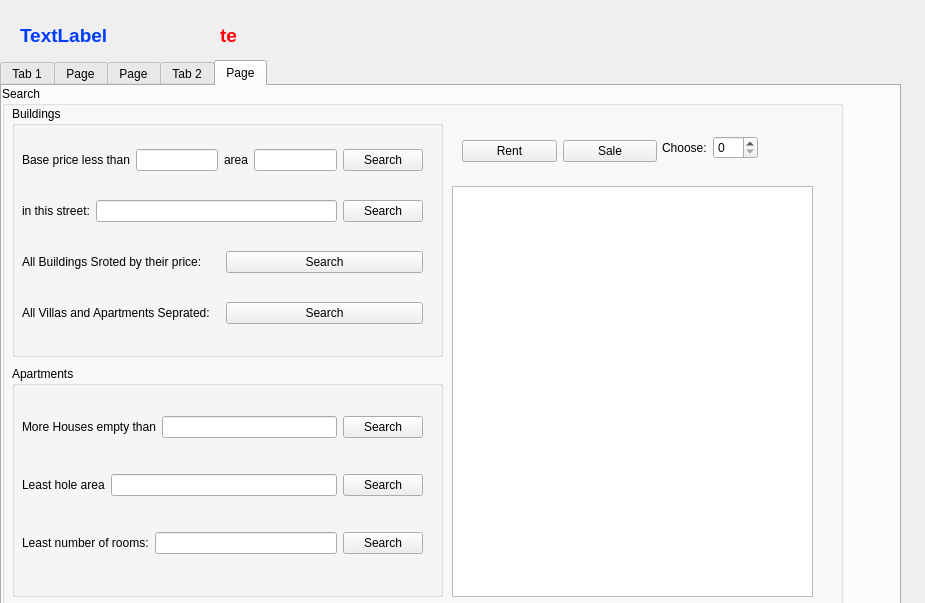
<?xml version="1.0" encoding="UTF-8"?>
<ui version="4.0">
 <class>my_profile</class>
 <widget class="QDialog" name="my_profile">
  <property name="geometry">
   <rect>
    <x>0</x>
    <y>0</y>
    <width>925</width>
    <height>603</height>
   </rect>
  </property>
  <property name="windowTitle">
   <string>Dialog</string>
  </property>
  <widget class="QTabWidget" name="tabWidget">
   <property name="geometry">
    <rect>
     <x>0</x>
     <y>60</y>
     <width>901</width>
     <height>561</height>
    </rect>
   </property>
   <property name="currentIndex">
    <number>4</number>
   </property>
   <widget class="QWidget" name="list">
    <attribute name="title">
     <string>Tab 1</string>
    </attribute>
    <widget class="QGroupBox" name="groupBox_user">
     <property name="geometry">
      <rect>
       <x>0</x>
       <y>10</y>
       <width>891</width>
       <height>331</height>
      </rect>
     </property>
     <property name="font">
      <font>
       <pointsize>26</pointsize>
      </font>
     </property>
     <property name="title">
      <string>User</string>
     </property>
     <widget class="QWidget" name="layoutWidget">
      <property name="geometry">
       <rect>
        <x>0</x>
        <y>40</y>
        <width>871</width>
        <height>291</height>
       </rect>
      </property>
      <layout class="QHBoxLayout" name="horizontalLayout">
       <item>
        <layout class="QVBoxLayout" name="verticalLayout_2">
         <item>
          <layout class="QHBoxLayout" name="horizontalLayout_user">
           <item>
            <widget class="QLabel" name="label_user">
             <property name="font">
              <font>
               <pointsize>11</pointsize>
               <weight>75</weight>
               <bold>true</bold>
               <underline>true</underline>
              </font>
             </property>
             <property name="styleSheet">
              <string notr="true">color: rgb(255, 0, 0)</string>
             </property>
             <property name="text">
              <string>Username:</string>
             </property>
            </widget>
           </item>
           <item>
            <widget class="QLineEdit" name="lineEdit_user">
             <property name="minimumSize">
              <size>
               <width>300</width>
               <height>22</height>
              </size>
             </property>
             <property name="maximumSize">
              <size>
               <width>300</width>
               <height>22</height>
              </size>
             </property>
             <property name="font">
              <font>
               <pointsize>8</pointsize>
              </font>
             </property>
            </widget>
           </item>
          </layout>
         </item>
         <item>
          <layout class="QHBoxLayout" name="horizontalLayout_user_2">
           <item>
            <widget class="QLabel" name="label_pass">
             <property name="font">
              <font>
               <pointsize>11</pointsize>
               <weight>75</weight>
               <bold>true</bold>
               <underline>true</underline>
              </font>
             </property>
             <property name="styleSheet">
              <string notr="true">color: rgb(255, 0, 0)</string>
             </property>
             <property name="text">
              <string>password:</string>
             </property>
            </widget>
           </item>
           <item>
            <widget class="QLineEdit" name="lineEdit_user_">
             <property name="minimumSize">
              <size>
               <width>300</width>
               <height>22</height>
              </size>
             </property>
             <property name="maximumSize">
              <size>
               <width>300</width>
               <height>22</height>
              </size>
             </property>
             <property name="font">
              <font>
               <pointsize>8</pointsize>
              </font>
             </property>
            </widget>
           </item>
          </layout>
         </item>
         <item>
          <layout class="QHBoxLayout" name="horizontalLayout_user_3">
           <item>
            <widget class="QLabel" name="label_first_name">
             <property name="font">
              <font>
               <pointsize>11</pointsize>
               <weight>75</weight>
               <bold>true</bold>
               <underline>true</underline>
              </font>
             </property>
             <property name="styleSheet">
              <string notr="true">color: rgb(255, 0, 0)</string>
             </property>
             <property name="text">
              <string>first_name:</string>
             </property>
            </widget>
           </item>
           <item>
            <widget class="QLineEdit" name="lineEdit_first_name">
             <property name="minimumSize">
              <size>
               <width>300</width>
               <height>22</height>
              </size>
             </property>
             <property name="maximumSize">
              <size>
               <width>300</width>
               <height>22</height>
              </size>
             </property>
             <property name="font">
              <font>
               <pointsize>8</pointsize>
              </font>
             </property>
            </widget>
           </item>
          </layout>
         </item>
         <item>
          <layout class="QHBoxLayout" name="horizontalLayout_user_4">
           <item>
            <widget class="QLabel" name="label_first_name_2">
             <property name="font">
              <font>
               <pointsize>11</pointsize>
               <weight>75</weight>
               <bold>true</bold>
               <underline>true</underline>
              </font>
             </property>
             <property name="styleSheet">
              <string notr="true">color: rgb(255, 0, 0)</string>
             </property>
             <property name="text">
              <string>last_name:</string>
             </property>
            </widget>
           </item>
           <item>
            <widget class="QLineEdit" name="lineEdit_first_name_2">
             <property name="minimumSize">
              <size>
               <width>300</width>
               <height>22</height>
              </size>
             </property>
             <property name="maximumSize">
              <size>
               <width>300</width>
               <height>22</height>
              </size>
             </property>
             <property name="font">
              <font>
               <pointsize>8</pointsize>
              </font>
             </property>
            </widget>
           </item>
          </layout>
         </item>
        </layout>
       </item>
       <item>
        <layout class="QVBoxLayout" name="verticalLayout_3">
         <item>
          <layout class="QHBoxLayout" name="horizontalLayout_user_5">
           <item>
            <widget class="QLabel" name="label_first_name_3">
             <property name="font">
              <font>
               <pointsize>11</pointsize>
               <weight>75</weight>
               <bold>true</bold>
               <underline>true</underline>
              </font>
             </property>
             <property name="styleSheet">
              <string notr="true">color: rgb(255, 0, 0)</string>
             </property>
             <property name="text">
              <string>Birth_day:</string>
             </property>
            </widget>
           </item>
           <item>
            <widget class="QDateEdit" name="dateEdit">
             <property name="minimumSize">
              <size>
               <width>300</width>
               <height>30</height>
              </size>
             </property>
             <property name="font">
              <font>
               <pointsize>22</pointsize>
               <weight>50</weight>
               <bold>false</bold>
              </font>
             </property>
             <property name="styleSheet">
              <string notr="true">color:rgb(246, 119, 255);</string>
             </property>
             <property name="displayFormat">
              <string>yyyy/MM/dd</string>
             </property>
             <property name="calendarPopup">
              <bool>true</bool>
             </property>
             <property name="date">
              <date>
               <year>1999</year>
               <month>1</month>
               <day>1</day>
              </date>
             </property>
            </widget>
           </item>
          </layout>
         </item>
         <item>
          <layout class="QHBoxLayout" name="horizontalLayout_3">
           <item>
            <widget class="QLabel" name="label_3">
             <property name="minimumSize">
              <size>
               <width>100</width>
               <height>100</height>
              </size>
             </property>
             <property name="text">
              <string/>
             </property>
            </widget>
           </item>
           <item>
            <widget class="QPushButton" name="pushButton_4">
             <property name="font">
              <font>
               <pointsize>11</pointsize>
              </font>
             </property>
             <property name="text">
              <string>profile</string>
             </property>
            </widget>
           </item>
          </layout>
         </item>
        </layout>
       </item>
      </layout>
     </widget>
    </widget>
    <widget class="QPushButton" name="pushButton_2">
     <property name="geometry">
      <rect>
       <x>220</x>
       <y>360</y>
       <width>403</width>
       <height>30</height>
      </rect>
     </property>
     <property name="font">
      <font>
       <pointsize>10</pointsize>
       <weight>75</weight>
       <bold>true</bold>
      </font>
     </property>
     <property name="styleSheet">
      <string notr="true">color: rgb(255, 170, 0);
background-color: qlineargradient(spread:pad, x1:0, y1:0, x2:1, y2:0, stop:0 rgba(0, 0, 0, 255), stop:1 rgba(255, 255, 255, 255));
</string>
     </property>
     <property name="text">
      <string>Edit</string>
     </property>
    </widget>
   </widget>
   <widget class="QWidget" name="tab">
    <attribute name="title">
     <string>Page</string>
    </attribute>
    <widget class="QGroupBox" name="common">
     <property name="geometry">
      <rect>
       <x>10</x>
       <y>10</y>
       <width>871</width>
       <height>111</height>
      </rect>
     </property>
     <property name="title">
      <string>common info</string>
     </property>
     <widget class="QWidget" name="layoutWidget">
      <property name="geometry">
       <rect>
        <x>20</x>
        <y>20</y>
        <width>179</width>
        <height>24</height>
       </rect>
      </property>
      <layout class="QHBoxLayout" name="horizontalLayout_2">
       <item>
        <widget class="QLabel" name="label">
         <property name="text">
          <string>Base Price:</string>
         </property>
        </widget>
       </item>
       <item>
        <widget class="QLineEdit" name="base_price_le">
         <property name="placeholderText">
          <string>$million$</string>
         </property>
        </widget>
       </item>
      </layout>
     </widget>
     <widget class="QWidget" name="layoutWidget_2">
      <property name="geometry">
       <rect>
        <x>410</x>
        <y>20</y>
        <width>179</width>
        <height>24</height>
       </rect>
      </property>
      <layout class="QHBoxLayout" name="horizontalLayout_7">
       <item>
        <widget class="QLabel" name="label_6">
         <property name="text">
          <string>Hole Area:</string>
         </property>
        </widget>
       </item>
       <item>
        <widget class="QLineEdit" name="hole_area_le">
         <property name="placeholderText">
          <string>Square meter</string>
         </property>
        </widget>
       </item>
      </layout>
     </widget>
     <widget class="QLabel" name="label_7">
      <property name="geometry">
       <rect>
        <x>410</x>
        <y>60</y>
        <width>91</width>
        <height>22</height>
       </rect>
      </property>
      <property name="text">
       <string>Building Mode:</string>
      </property>
     </widget>
     <widget class="QComboBox" name="building_mode">
      <property name="geometry">
       <rect>
        <x>500</x>
        <y>60</y>
        <width>229</width>
        <height>22</height>
       </rect>
      </property>
     </widget>
     <widget class="QWidget" name="layoutWidget">
      <property name="geometry">
       <rect>
        <x>20</x>
        <y>60</y>
        <width>361</width>
        <height>24</height>
       </rect>
      </property>
      <layout class="QHBoxLayout" name="horizontalLayout_4">
       <item>
        <widget class="QLabel" name="label_2">
         <property name="text">
          <string>Address:</string>
         </property>
        </widget>
       </item>
       <item>
        <widget class="QLineEdit" name="address_le">
         <property name="placeholderText">
          <string/>
         </property>
        </widget>
       </item>
      </layout>
     </widget>
     <widget class="QWidget" name="layoutWidget">
      <property name="geometry">
       <rect>
        <x>760</x>
        <y>30</y>
        <width>95</width>
        <height>65</height>
       </rect>
      </property>
      <layout class="QVBoxLayout" name="verticalLayout_6">
       <item>
        <widget class="QPushButton" name="add_picture">
         <property name="text">
          <string>Add Picture</string>
         </property>
        </widget>
       </item>
       <item>
        <widget class="QPushButton" name="Insert">
         <property name="text">
          <string>Insert</string>
         </property>
        </widget>
       </item>
      </layout>
     </widget>
    </widget>
    <widget class="QWidget" name="layoutWidget">
     <property name="geometry">
      <rect>
       <x>10</x>
       <y>130</y>
       <width>871</width>
       <height>261</height>
      </rect>
     </property>
     <layout class="QHBoxLayout" name="horizontalLayout_8">
      <item>
       <widget class="QGroupBox" name="n_villa_gp">
        <property name="title">
         <string>Norther Villa</string>
        </property>
        <widget class="QWidget" name="layoutWidget">
         <property name="geometry">
          <rect>
           <x>17</x>
           <y>35</y>
           <width>253</width>
           <height>180</height>
          </rect>
         </property>
         <layout class="QVBoxLayout" name="verticalLayout">
          <item>
           <layout class="QHBoxLayout" name="horizontalLayout_9">
            <item>
             <widget class="QLabel" name="label_8">
              <property name="text">
               <string>Built Area:</string>
              </property>
             </widget>
            </item>
            <item>
             <widget class="QLineEdit" name="built_area_notrh">
              <property name="placeholderText">
               <string>Square meter</string>
              </property>
             </widget>
            </item>
           </layout>
          </item>
          <item>
           <layout class="QHBoxLayout" name="horizontalLayout_11">
            <item>
             <widget class="QLabel" name="label_10">
              <property name="text">
               <string>Number of rooms:</string>
              </property>
             </widget>
            </item>
            <item>
             <widget class="QLineEdit" name="rooms_north">
              <property name="placeholderText">
               <string/>
              </property>
             </widget>
            </item>
           </layout>
          </item>
          <item>
           <layout class="QHBoxLayout" name="horizontalLayout_13">
            <item>
             <widget class="QLabel" name="label_12">
              <property name="text">
               <string>Front yard Area:</string>
              </property>
             </widget>
            </item>
            <item>
             <widget class="QLineEdit" name="front_area_north">
              <property name="placeholderText">
               <string>Square meter</string>
              </property>
             </widget>
            </item>
           </layout>
          </item>
          <item>
           <layout class="QHBoxLayout" name="horizontalLayout_14">
            <item>
             <widget class="QLabel" name="label_13">
              <property name="text">
               <string>Back yard Area:</string>
              </property>
             </widget>
            </item>
            <item>
             <widget class="QLineEdit" name="back_area_north">
              <property name="placeholderText">
               <string>Square meter</string>
              </property>
             </widget>
            </item>
           </layout>
          </item>
         </layout>
        </widget>
       </widget>
      </item>
      <item>
       <widget class="QGroupBox" name="s_villa_gp">
        <property name="title">
         <string>Southern Villa</string>
        </property>
        <widget class="QWidget" name="layoutWidget">
         <property name="geometry">
          <rect>
           <x>16</x>
           <y>36</y>
           <width>253</width>
           <height>180</height>
          </rect>
         </property>
         <layout class="QVBoxLayout" name="verticalLayout_4">
          <item>
           <layout class="QHBoxLayout" name="horizontalLayout_10">
            <item>
             <widget class="QLabel" name="label_9">
              <property name="text">
               <string>Built Area:</string>
              </property>
             </widget>
            </item>
            <item>
             <widget class="QLineEdit" name="built_area_south">
              <property name="placeholderText">
               <string>Square meter</string>
              </property>
             </widget>
            </item>
           </layout>
          </item>
          <item>
           <layout class="QHBoxLayout" name="horizontalLayout_12">
            <item>
             <widget class="QLabel" name="label_11">
              <property name="text">
               <string>Number of rooms:</string>
              </property>
             </widget>
            </item>
            <item>
             <widget class="QLineEdit" name="rooms_south">
              <property name="placeholderText">
               <string/>
              </property>
             </widget>
            </item>
           </layout>
          </item>
          <item>
           <layout class="QHBoxLayout" name="horizontalLayout_15">
            <item>
             <widget class="QLabel" name="label_14">
              <property name="text">
               <string>Yard Area:</string>
              </property>
             </widget>
            </item>
            <item>
             <widget class="QLineEdit" name="yard_area_south">
              <property name="placeholderText">
               <string>Square meter</string>
              </property>
             </widget>
            </item>
           </layout>
          </item>
          <item>
           <layout class="QHBoxLayout" name="horizontalLayout_16">
            <item>
             <widget class="QLabel" name="label_15">
              <property name="text">
               <string>Parking Area:</string>
              </property>
             </widget>
            </item>
            <item>
             <widget class="QLineEdit" name="parking_area_south">
              <property name="placeholderText">
               <string>Square meter</string>
              </property>
             </widget>
            </item>
           </layout>
          </item>
         </layout>
        </widget>
       </widget>
      </item>
      <item>
       <widget class="QGroupBox" name="apartment_gp">
        <property name="enabled">
         <bool>true</bool>
        </property>
        <property name="title">
         <string>Aprtment</string>
        </property>
        <widget class="QPushButton" name="add_house_pb">
         <property name="geometry">
          <rect>
           <x>90</x>
           <y>140</y>
           <width>93</width>
           <height>28</height>
          </rect>
         </property>
         <property name="text">
          <string>Add house</string>
         </property>
        </widget>
        <widget class="QWidget" name="layoutWidget">
         <property name="geometry">
          <rect>
           <x>10</x>
           <y>64</y>
           <width>261</width>
           <height>60</height>
          </rect>
         </property>
         <layout class="QVBoxLayout" name="verticalLayout_5">
          <item>
           <layout class="QHBoxLayout" name="horizontalLayout_18">
            <item>
             <widget class="QLabel" name="label_17">
              <property name="text">
               <string>Number of floors:</string>
              </property>
             </widget>
            </item>
            <item>
             <widget class="QLineEdit" name="floors_ap">
              <property name="placeholderText">
               <string/>
              </property>
             </widget>
            </item>
           </layout>
          </item>
          <item>
           <widget class="QCheckBox" name="have_elevator">
            <property name="text">
             <string>Have an elevator</string>
            </property>
           </widget>
          </item>
         </layout>
        </widget>
       </widget>
      </item>
     </layout>
    </widget>
   </widget>
   <widget class="QWidget" name="tab_3">
    <attribute name="title">
     <string>Page</string>
    </attribute>
    <widget class="QGroupBox" name="groupBox">
     <property name="geometry">
      <rect>
       <x>0</x>
       <y>100</y>
       <width>871</width>
       <height>301</height>
      </rect>
     </property>
     <property name="title">
      <string>list_building</string>
     </property>
     <widget class="QTextEdit" name="list_buildig">
      <property name="geometry">
       <rect>
        <x>20</x>
        <y>20</y>
        <width>841</width>
        <height>271</height>
       </rect>
      </property>
      <property name="font">
       <font>
        <pointsize>14</pointsize>
        <weight>75</weight>
        <bold>true</bold>
       </font>
      </property>
      <property name="readOnly">
       <bool>true</bool>
      </property>
     </widget>
    </widget>
    <widget class="QPushButton" name="pushButton">
     <property name="geometry">
      <rect>
       <x>710</x>
       <y>30</y>
       <width>151</width>
       <height>31</height>
      </rect>
     </property>
     <property name="text">
      <string>show</string>
     </property>
    </widget>
    <widget class="QWidget" name="layoutWidget">
     <property name="geometry">
      <rect>
       <x>460</x>
       <y>30</y>
       <width>246</width>
       <height>35</height>
      </rect>
     </property>
     <layout class="QHBoxLayout" name="horizontalLayout_17">
      <item>
       <widget class="QLabel" name="label_16">
        <property name="font">
         <font>
          <pointsize>16</pointsize>
         </font>
        </property>
        <property name="text">
         <string>show(Number):</string>
        </property>
       </widget>
      </item>
      <item>
       <widget class="QSpinBox" name="spinBox">
        <property name="font">
         <font>
          <pointsize>12</pointsize>
         </font>
        </property>
       </widget>
      </item>
     </layout>
    </widget>
   </widget>
   <widget class="QWidget" name="tab_2">
    <attribute name="title">
     <string>Tab 2</string>
    </attribute>
   </widget>
   <widget class="QWidget" name="tab_4">
    <attribute name="title">
     <string>Page</string>
    </attribute>
    <widget class="QGroupBox" name="groupBox_2">
     <property name="geometry">
      <rect>
       <x>0</x>
       <y>0</y>
       <width>841</width>
       <height>531</height>
      </rect>
     </property>
     <property name="title">
      <string>Search</string>
     </property>
     <widget class="QGroupBox" name="Building_search">
      <property name="geometry">
       <rect>
        <x>10</x>
        <y>20</y>
        <width>431</width>
        <height>251</height>
       </rect>
      </property>
      <property name="title">
       <string>Buildings</string>
      </property>
      <widget class="QWidget" name="layoutWidget_3">
       <property name="geometry">
        <rect>
         <x>10</x>
         <y>20</y>
         <width>401</width>
         <height>221</height>
        </rect>
       </property>
       <layout class="QVBoxLayout" name="verticalLayout_7">
        <item>
         <layout class="QHBoxLayout" name="horizontalLayout_5">
          <item>
           <widget class="QLabel" name="label_4">
            <property name="text">
             <string>Base price less than</string>
            </property>
           </widget>
          </item>
          <item>
           <widget class="QLineEdit" name="price_lower_le"/>
          </item>
          <item>
           <widget class="QLabel" name="label_5">
            <property name="text">
             <string>area</string>
            </property>
           </widget>
          </item>
          <item>
           <widget class="QLineEdit" name="hole_area_higher_le"/>
          </item>
          <item>
           <widget class="QPushButton" name="search_baseprice_holearea">
            <property name="text">
             <string>Search</string>
            </property>
           </widget>
          </item>
         </layout>
        </item>
        <item>
         <layout class="QHBoxLayout" name="horizontalLayout_6">
          <item>
           <widget class="QLabel" name="label_18">
            <property name="text">
             <string>in this street:</string>
            </property>
           </widget>
          </item>
          <item>
           <widget class="QLineEdit" name="to_search_street_le"/>
          </item>
          <item>
           <widget class="QPushButton" name="search_street">
            <property name="text">
             <string>Search</string>
            </property>
           </widget>
          </item>
         </layout>
        </item>
        <item>
         <layout class="QHBoxLayout" name="horizontalLayout_19">
          <item>
           <widget class="QLabel" name="label_19">
            <property name="text">
             <string>All Buildings Sroted by their price:</string>
            </property>
           </widget>
          </item>
          <item>
           <widget class="QPushButton" name="search_sort">
            <property name="text">
             <string>Search</string>
            </property>
           </widget>
          </item>
         </layout>
        </item>
        <item>
         <layout class="QHBoxLayout" name="horizontalLayout_20">
          <item>
           <widget class="QLabel" name="label_20">
            <property name="text">
             <string>All Villas and Apartments Seprated:</string>
            </property>
           </widget>
          </item>
          <item>
           <widget class="QPushButton" name="search_all">
            <property name="text">
             <string>Search</string>
            </property>
           </widget>
          </item>
         </layout>
        </item>
       </layout>
      </widget>
     </widget>
     <widget class="QGroupBox" name="Apartment_search">
      <property name="geometry">
       <rect>
        <x>10</x>
        <y>280</y>
        <width>431</width>
        <height>231</height>
       </rect>
      </property>
      <property name="title">
       <string>Apartments</string>
      </property>
      <widget class="QWidget" name="layoutWidget_4">
       <property name="geometry">
        <rect>
         <x>10</x>
         <y>20</y>
         <width>401</width>
         <height>201</height>
        </rect>
       </property>
       <layout class="QVBoxLayout" name="verticalLayout_8">
        <item>
         <layout class="QHBoxLayout" name="horizontalLayout_21">
          <item>
           <widget class="QLabel" name="label_21">
            <property name="text">
             <string>More Houses empty than</string>
            </property>
           </widget>
          </item>
          <item>
           <widget class="QLineEdit" name="N_house_le"/>
          </item>
          <item>
           <widget class="QPushButton" name="search_N_house">
            <property name="text">
             <string>Search</string>
            </property>
           </widget>
          </item>
         </layout>
        </item>
        <item>
         <layout class="QHBoxLayout" name="horizontalLayout_22">
          <item>
           <widget class="QLabel" name="label_22">
            <property name="text">
             <string>Least hole area</string>
            </property>
           </widget>
          </item>
          <item>
           <widget class="QLineEdit" name="least_hoe_area_le"/>
          </item>
          <item>
           <widget class="QPushButton" name="search_hole_area">
            <property name="text">
             <string>Search</string>
            </property>
           </widget>
          </item>
         </layout>
        </item>
        <item>
         <layout class="QHBoxLayout" name="horizontalLayout_23">
          <item>
           <widget class="QLabel" name="label_23">
            <property name="text">
             <string>Least number of rooms:</string>
            </property>
           </widget>
          </item>
          <item>
           <widget class="QLineEdit" name="least_rooms_le"/>
          </item>
          <item>
           <widget class="QPushButton" name="search_rooms">
            <property name="text">
             <string>Search</string>
            </property>
           </widget>
          </item>
         </layout>
        </item>
       </layout>
      </widget>
     </widget>
     <widget class="QTextEdit" name="search_te">
      <property name="geometry">
       <rect>
        <x>450</x>
        <y>100</y>
        <width>361</width>
        <height>411</height>
       </rect>
      </property>
     </widget>
     <widget class="QWidget" name="layoutWidget_5">
      <property name="geometry">
       <rect>
        <x>460</x>
        <y>50</y>
        <width>195</width>
        <height>30</height>
       </rect>
      </property>
      <layout class="QHBoxLayout" name="horizontalLayout_24">
       <item>
        <widget class="QPushButton" name="rent">
         <property name="text">
          <string>Rent</string>
         </property>
        </widget>
       </item>
       <item>
        <widget class="QPushButton" name="sale">
         <property name="text">
          <string>Sale</string>
         </property>
        </widget>
       </item>
      </layout>
     </widget>
     <widget class="QWidget" name="layoutWidget_6">
      <property name="geometry">
       <rect>
        <x>660</x>
        <y>50</y>
        <width>96</width>
        <height>24</height>
       </rect>
      </property>
      <layout class="QHBoxLayout" name="horizontalLayout_25">
       <item>
        <widget class="QLabel" name="label_24">
         <property name="text">
          <string>Choose:</string>
         </property>
        </widget>
       </item>
       <item>
        <widget class="QSpinBox" name="search_spinBox"/>
       </item>
      </layout>
     </widget>
    </widget>
   </widget>
  </widget>
  <widget class="QLabel" name="move">
   <property name="geometry">
    <rect>
     <x>580</x>
     <y>10</y>
     <width>161</width>
     <height>81</height>
    </rect>
   </property>
   <property name="text">
    <string/>
   </property>
  </widget>
  <widget class="QLabel" name="TIME">
   <property name="geometry">
    <rect>
     <x>220</x>
     <y>0</y>
     <width>291</width>
     <height>71</height>
    </rect>
   </property>
   <property name="font">
    <font>
     <pointsize>14</pointsize>
     <weight>75</weight>
     <bold>true</bold>
    </font>
   </property>
   <property name="styleSheet">
    <string notr="true">color: rgb(255, 0, 4);</string>
   </property>
   <property name="text">
    <string>te</string>
   </property>
  </widget>
  <widget class="QLabel" name="DATE">
   <property name="geometry">
    <rect>
     <x>20</x>
     <y>0</y>
     <width>181</width>
     <height>71</height>
    </rect>
   </property>
   <property name="font">
    <font>
     <pointsize>14</pointsize>
     <weight>75</weight>
     <bold>true</bold>
    </font>
   </property>
   <property name="styleSheet">
    <string notr="true">color: rgb(0, 59, 255);</string>
   </property>
   <property name="text">
    <string>TextLabel</string>
   </property>
  </widget>
 </widget>
 <resources/>
 <connections/>
</ui>
